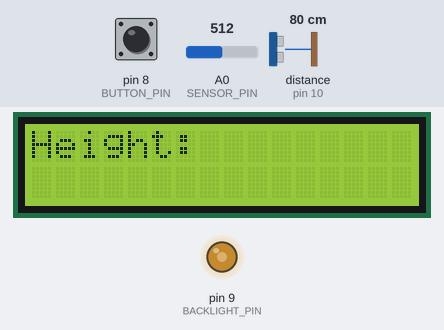
Recording of a sketch running on a simulated Arduino Uno, built with avr-gcc and run on an emulated ATmega328P. Parts: 16×2 character LCD, output pins drawn as LEDs (lit = HIGH). The inputs (shaded band) are chosen by the test bench; at power-on: pin 8 (BUTTON_PIN) HIGH, A0 (SENSOR_PIN) = 512, distance to the obstacle (sensor on pin 10) 80 cm. The echo pulse lasts 58.3 µs per cm; pins used as bus, display or sensor lines are not drawn.

Above: at 1.2 s.
1.3 s: pin 8 (BUTTON_PIN) pulled LOW for 0.15 s
At 2.6 s:
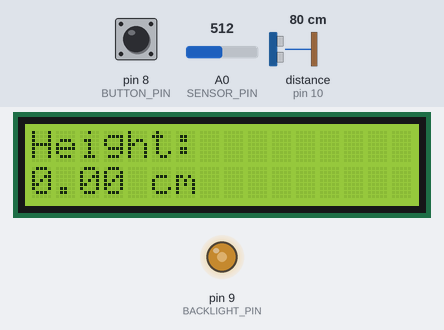
2.9 s: pin 8 (BUTTON_PIN) pulled LOW for 3.2 s
At 6.7 s:
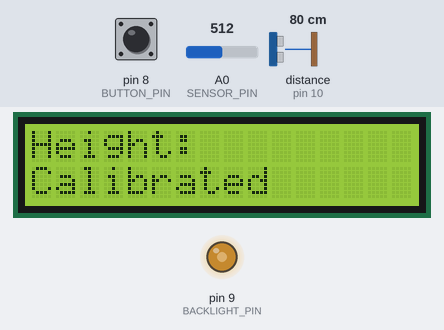
8.6 s: A0 (SENSOR_PIN) set to 716
At 9.8 s:
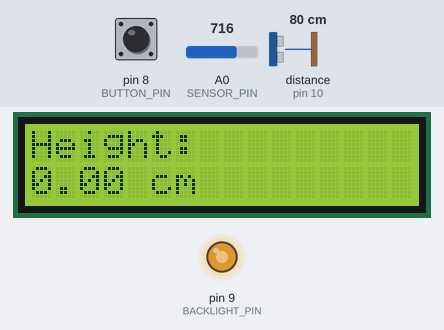
10.1 s: A0 (SENSOR_PIN) set to 900
At 11.3 s:
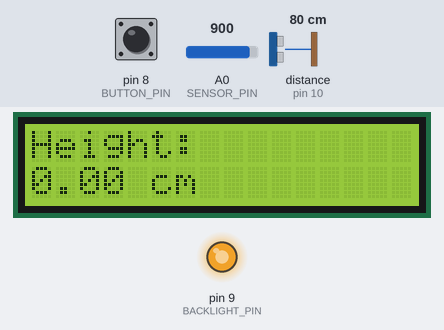
11.6 s: distance to the obstacle (sensor on pin 10) set to 2 cm
At 12.2 s:
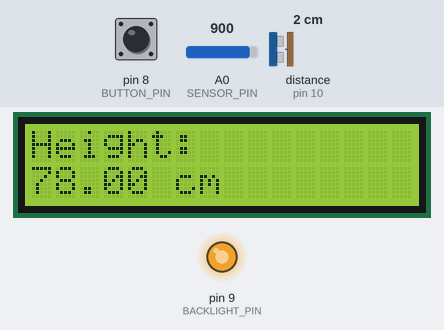
13.1 s: A0 (SENSOR_PIN) set to 122
At 13.5 s:
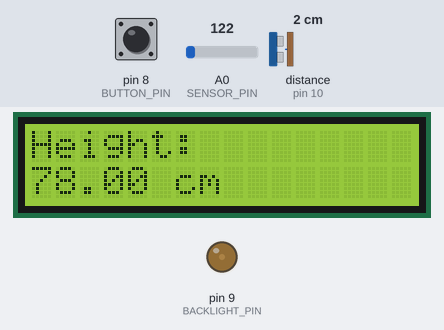
Timing chart, 0 to 15.6 s (numbered marks = the images above; inputs shaded):
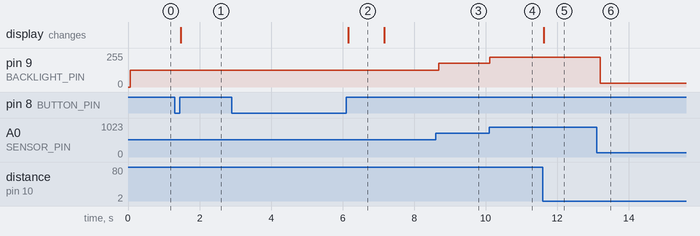

Measured:
- after the input at 1.3 s, the display: changes after 0.18 s (image 1)
- after the input at 2.9 s, the display: changes after 3.3 s (image 2)
- after the input at 8.6 s, pin 9 (BACKLIGHT_PIN): 127/255 → 178/255 after 0.09 s
- after the input at 10.1 s, pin 9 (BACKLIGHT_PIN): 178/255 → 224/255 at once
- after the input at 11.6 s, the display: changes at once (image 5)
- after the input at 13.1 s, pin 9 (BACKLIGHT_PIN): 224/255 → 30/255 after 0.10 s
- what the display in image 2 shows lasts 1.0 s, from 6.2 s to 7.2 s

The sketch:

height_measurement_V1.ino
```cpp
#include <LiquidCrystal.h>

#define TRIG_PIN 11
#define ECHO_PIN 10
#define BUTTON_PIN 8
#define SENSOR_PIN A0        // Analog rotation sensor
#define BACKLIGHT_PIN 9      // PWM pin for LCD backlight

// LCD: RS, E, D4, D5, D6, D7
LiquidCrystal lcd(2, 3, 4, 5, 6, 7);

long duration;
float measuredDistance;
float calibratedHeight = 0;
float personHeight = 0;

bool measuring = false;
bool buttonPressed = false;
unsigned long buttonPressTime = 0;

int sensorValue;
int brightness;

void setup() {
  pinMode(TRIG_PIN, OUTPUT);
  pinMode(ECHO_PIN, INPUT);
  pinMode(BUTTON_PIN, INPUT_PULLUP);
  pinMode(BACKLIGHT_PIN, OUTPUT);

  lcd.begin(16, 2);
  lcd.print("Height: ");
}

void loop() {
  // --- Button handling ---
  int buttonState = digitalRead(BUTTON_PIN);

  // Button pressed
  if (buttonState == LOW && !buttonPressed) {
    buttonPressed = true;
    buttonPressTime = millis();
  }

  // Button released
  if (buttonState == HIGH && buttonPressed) {
    buttonPressed = false;
    unsigned long pressDuration = millis() - buttonPressTime;

    if (pressDuration > 1000) {
      // Long press: calibrate sensor to floor
      calibratedHeight = measureDistance();
      lcd.setCursor(0, 1);
      lcd.print("Calibrated      ");
      delay(1000);
    } else {
      // Short press: toggle measuring
      measuring = !measuring;
    }
  }

  // --- Measurement ---
  if (measuring) {
    measuredDistance = measureDistance();
    personHeight = calibratedHeight - measuredDistance;

    if (personHeight < 0) personHeight = 0; // prevent negative

    lcd.setCursor(0, 1);
    lcd.print("                "); // clear previous
    lcd.setCursor(0, 1);
    lcd.print(personHeight);
    lcd.print(" cm");
  }

  // --- Backlight Control ---
  sensorValue = analogRead(SENSOR_PIN);               // 0-1023
  brightness = map(sensorValue, 0, 1023, 0, 255);    // map to PWM
  analogWrite(BACKLIGHT_PIN, brightness);

  delay(100);
}

// Function to measure ultrasonic distance in cm
float measureDistance() {
  digitalWrite(TRIG_PIN, LOW);
  delayMicroseconds(2);
  digitalWrite(TRIG_PIN, HIGH);
  delayMicroseconds(10);
  digitalWrite(TRIG_PIN, LOW);

  long dur = pulseIn(ECHO_PIN, HIGH);
  return dur * 0.0343 / 2; // cm
}
```
